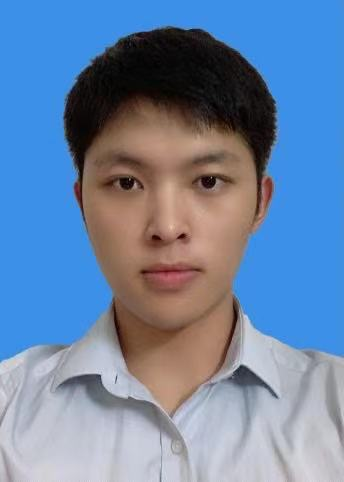
#> input picture OpenCv/face1.jpg, 344 x 482 px
$ python '04绘制矩形.py'
#> lines starting #> are read from the running program, lines starting #| are printed output that depends on the picture
#导入cv模块
import cv2 as cv
#读取图片
img =cv.imread('face1.jpg')
#> img is the input picture: shape (482, 344, 3); mean B, G, R 165, 132.5, 108.3
#坐标
x,y,w,h=100,100,100,100
#绘制矩形
cv.rectangle(img,(x,y,x+w,y+h),color=(0,0,255),thickness=1)
#绘制圆形
cv.circle(img,center=(x+w,y+h),radius=100,color=(255,0,0),thickness=2)
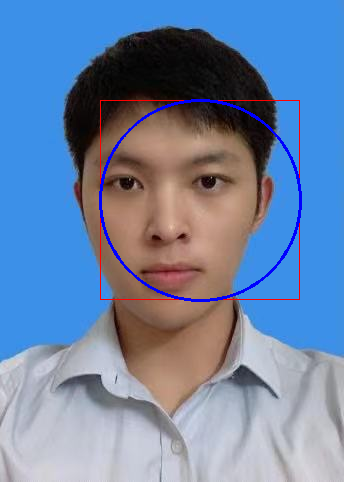
#> img: shape (482, 344, 3); mean B, G, R 166, 131.1, 108
#显示
cv.imshow('re_img',img)
#等待
while True:
    if ord('q')==cv.waitKey(0):
#> (key q is pressed here)
        break
cv.waitKey(0)
#释放内存
cv.destroyWindow()
